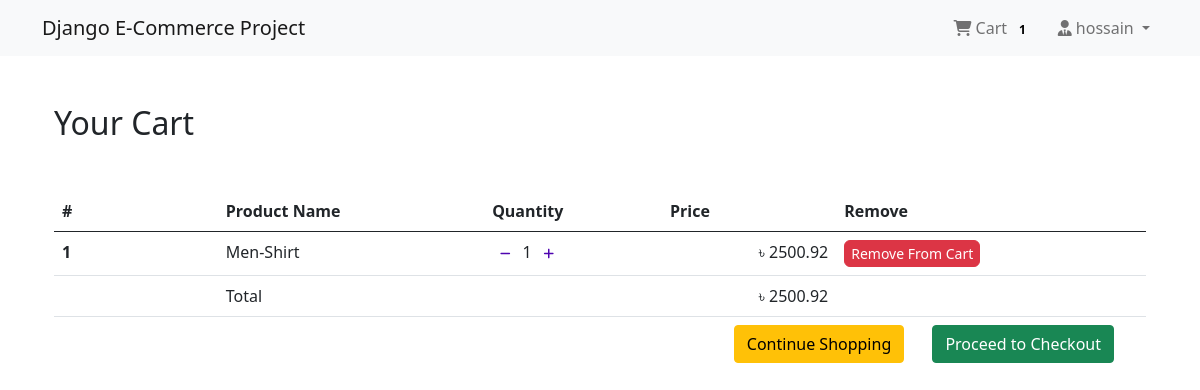
Page /shop/cart/ (signed in) on the committed database.
### App_Login/models.py (models this page shows, shortened)
class User(AbstractBaseUser , PermissionsMixin):
        email = models.EmailField(unique=True , null=False)
        is_staff = models.BooleanField(
            _('staff status'),
            default=False,
            help_text= _('Designates whether the user can log in this site')
        )
        is_active = models.BooleanField(
            _('active'),
            default=True,
            help_text=_('Designates whether this shuold be treated as active. Unselect this instead of deleting account.'),
        )
        USERNAME_FIELD = 'email'
        objects = MyUserManager()

class Profile(models.Model) :
     user = models.OneToOneField(User , on_delete=models.CASCADE , related_name="profile")
     username = models.CharField(max_length=25, blank=True)
     full_name = models.CharField(max_length=100 , blank=True)
     address_1 = models.TextField(max_length=300 , blank=True)
     city = models.CharField(max_length=100 , blank=True)
     zipcode = models.CharField(max_length=10 , blank=True)
     country = models.CharField(max_length=100 , blank=True)
     phone = models.CharField(max_length=20 , blank=True)
     date_joined = models.DateTimeField(auto_now_add=True)

### App_Order/models.py (models this page shows, shortened)
class Order(models.Model):
    orderitems = models.ManyToManyField(Cart)
    user = models.ForeignKey(settings.AUTH_USER_MODEL, on_delete=models.CASCADE, related_name='orders')
    ordered = models.BooleanField(default=False)
    created = models.DateTimeField(auto_now_add=True)
    paymentId = models.CharField(max_length=264, blank=True, null=True)
    orderId = models.CharField(max_length=200, blank=True, null=True)
    def get_totals(self):
        total = 0
        for order_item in self.orderitems.all():
            total += float(order_item.get_total())
        return round(total, 2)

class Cart(models.Model):
    user = models.ForeignKey(settings.AUTH_USER_MODEL, on_delete=models.CASCADE, related_name='cart')
    item = models.ForeignKey(Product, on_delete=models.CASCADE, related_name='cart')
    quantity = models.IntegerField(default=1)
    purchased = models.BooleanField(default=False)
    created = models.DateTimeField(auto_now_add=True)
    updated = models.DateTimeField(auto_now=True)
    def get_total(self):
        total = self.item.price * self.quantity
        return round(total, 2)  # Returns a float with two decimal places

### App_Shop/models.py (models this page shows, shortened)
class Product(models.Model):
    mainimage = models.ImageField(upload_to='Products')
    name = models.CharField(max_length=264)
    category = models.ForeignKey(Category , on_delete=models.CASCADE , related_name='category')
    preview_text = models.TextField(max_length=200 , verbose_name='Preview Text')
    details_text = models.TextField(max_length=1000 , verbose_name='Description')
    price = models.FloatField()
    old_price = models.FloatField(default=0.00)
    created = models.DateTimeField(auto_now_add=True)
    class Meta :
        ordering = ('-created',)

### App_Order/views.py (the view)
# urls.py: path('cart/' , views.cart_view , name = 'cart'),
@login_required
def cart_view(request):
    carts = Cart.objects.filter(user = request.user , purchased = False)
    orders = Order.objects.filter(user=request.user , ordered = False)
    if carts.exists() and orders.exists():
        order = orders[0]
        return render(request , 'App_order/cart.html' , context={'carts' : carts , 'order' : order})
    else :
        messages.warning(request , "You don't have any item in your cart!")
        return redirect('App_Shop:home')

### App_Order/templatetags/cart_tag.py (called while the page is built)
@register.filter
def get_total(user):
    order = Order.objects.filter(user = user , ordered=False)
    if order.exists():
        return order[0].orderitems.count()
    else :
        return 0

### templates/App_Order/cart.html
{% extends 'base.html' %}
{% block body_block %}
  <div class="container my-5">
    <div class="my-5">
        <h2>Your Cart</h2>
    </div>
    <table class="table table-hover">
        <thead>
            <tr>
                <th scope="col" width="15%">#</th>
                <th scope="col">Product Name</th>
                <th scope="col">Quantity</th>
                <th scope="col" align="border-right">Price</th>
                <th scope="col">Remove</th>
            </tr>
        </thead>
        <tbody>
            {% for cart in carts %}
            <tr>
                <th scope="row">{{forloop.counter}}</th>
                <td>{{cart.item.name}}</td>
                <td>
                    <a href="{% url 'App_Order:decrease' pk=cart.item.pk %}" class="mr-2"><span class="badge badge-light" style="color:rgb(79, 5, 176);"><i class="fa fa-minus"></i></span></a>
                    {{cart.quantity}}
                    <a href="{% url 'App_Order:increase' pk=cart.item.pk %}" class="mr-2">
                        <span class="badge badge-light" style="color: rgb(79, 5, 176);">
                            <i class="fa-solid fa-plus"></i>
                        </span>
                    </a>
                </td>
                <td align="right">&#2547; {{cart.get_total | floatformat:2}}</td>
                <td><a href="{% url 'App_Order:remove' pk=cart.item.pk %}" class="btn btn-danger btn-sm" style="border-radius: 6px; padding: 2px 6px; box-shadow: px 4px 6px rgba(0, 0, 0, 0.1);">Remove From Cart</a></td>
            </tr>
            {% endfor %}
            <tr>
                <th scope="row"></th>
                <td colspan="2">Total</td>
                <td align="right">&#2547; {{order.get_totals | floatformat:2 }}</td>
                <td></td>
            </tr>
            <tr style="border: 0;">
                <th scope="row" style="border: 0;">
                    <td colspan="4" class="text-end" style="border: 0;">
                        <a href="{% url 'App_Shop:home' %}" class="btn btn-warning me-4">Continue Shopping</a>
                        <a href="{% url 'App_Payment:checkout' %}" class="btn btn-success me-4">Proceed to Checkout</a>
                    </td>
                </th>
            </tr>
        </tbody>
    </table>
  </div>
{% endblock body_block %}

### templates/navbar.html (shortened to what this page needs)
{% load cart_tag %}
<nav class="navbar navbar-expand-lg navbar-light bg-light">
    <div class="container">
        <a class="navbar-brand" href="{% url 'App_Shop:home' %}">Django E-Commerce Project</a>
        <div class="collapse navbar-collapse" id="navbarNav">
            <ul class="navbar-nav ms-auto">
                {% if request.user.is_authenticated %}
                <li class="nav-item">
                    <a class="nav-link" href="{% url 'App_Order:cart' %}"><i class="fa fa-shopping-cart"></i> Cart
                    <span class="badge badge-light" style="color: black;">{{request.user | get_total}}</span></a>
                </li>
                <li class="nav-item dropdown ms-2">
                    <a class="nav-link dropdown-toggle" href="#" id="navbarDropdown" role="button" data-bs-toggle="dropdown" aria-expanded="false">
                        <i class="fas fa-user-tie"></i> {{ request.user.profile.username }}
                    </a>
                </li>
                {% else %}
                <li class="nav-item">
                    <a href="{% url 'App_Login:login' %}" class="btn btn-primary">
                        <i class="fas fa-sign-in-alt"></i> Login
                    </a>
                </li>
                {% endif %}
            </ul>
        </div>
    </div>
</nav>

### rows in the picture
User: user|get_total "1", user.profile.username "hossain"
Cart: item.name "Men-Shirt", quantity "1", get_total "2500.92"
Order: get_totals "2500.92"
